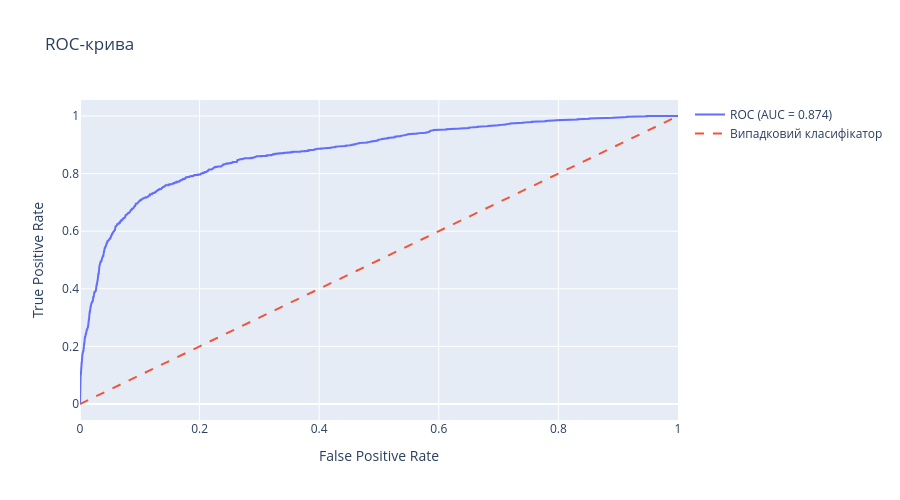

Notebook code cell kept with this figure:
### Code cell
# ROC-крива та AUC
# True Positive Rate (TPR) = TP / (TP + FN)
# False Positive Rate (FPR) = FP / (FP + TN)
## Ідеальна точка: TPR = 1 (виявляємо всіх) і FPR = 0 (без помилок) — верхній лівий кут графіка.

fpr, tpr, tresholds = roc_curve(y_test, y_pred_proba[:, 1])
auc = roc_auc_score(y_test, y_pred_proba[:, 1])

# віз
fig = go.Figure()
fig.add_trace(go.Scatter(x=fpr, y=tpr, mode="lines", name=f"ROC (AUC = {auc:.3f})"))
fig.add_trace(go.Scatter(x=[0, 1], y=[0, 1], mode="lines", line=dict(dash="dash"), name="Випадковий класифікатор"))

fig.update_layout(title="ROC-крива", xaxis_title ="False Positive Rate", yaxis_title = "True Positive Rate", height=500)
fig.show()

### Figure 1 — Plotly figure (JSON) as saved in the notebook; plotly's stock layout.template omitted (floating-point values rounded to 4 significant figures; data arrays with more than 128 entries replaced by an {"elided": "..."} marker saying what was removed)
{"data": [{"mode": "lines", "name": "ROC (AUC = 0.874)", "type": "scatter", "x": {"elided": "1274 float values"}, "y": {"elided": "1274 float values"}}, {"line": {"dash": "dash"}, "mode": "lines", "name": "Випадковий класифікатор", "type": "scatter", "x": [0, 1], "y": [0, 1]}], "layout": {"height": 500, "title": {"text": "ROC-крива"}, "xaxis": {"title": {"text": "False Positive Rate"}}, "yaxis": {"title": {"text": "True Positive Rate"}}}}
